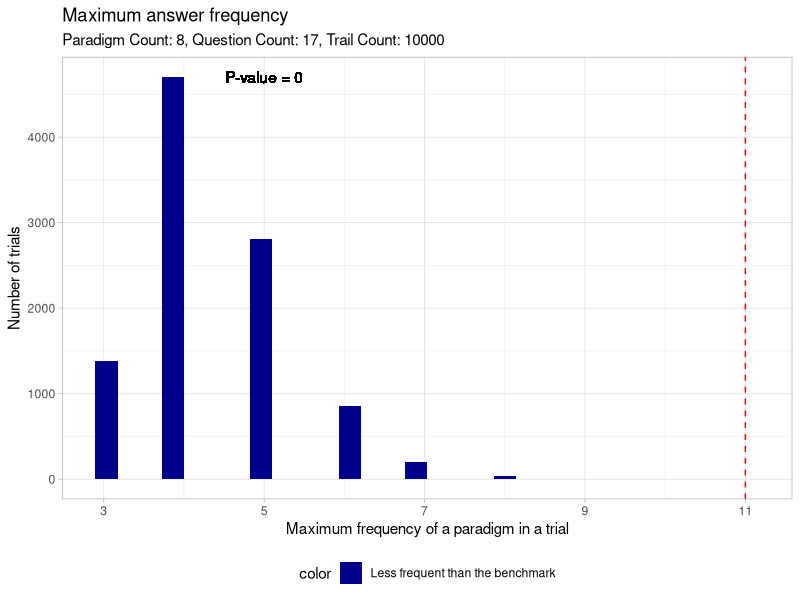
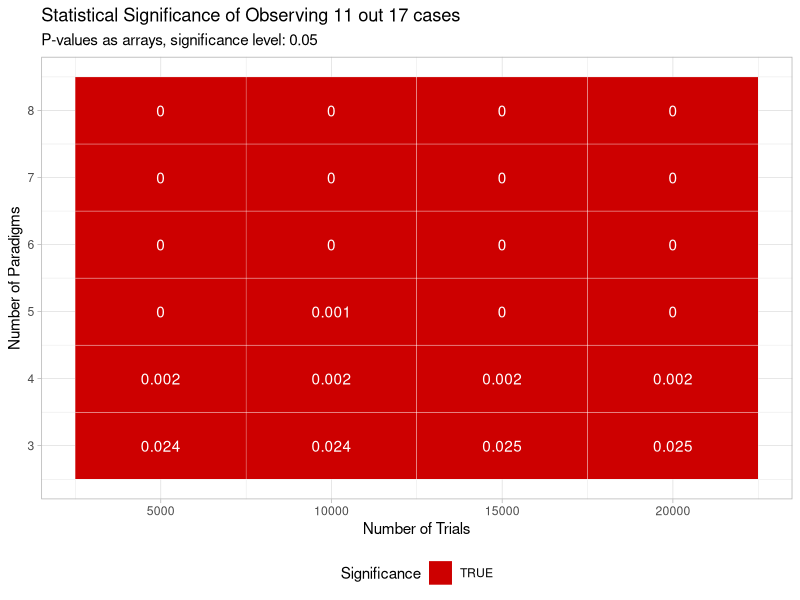
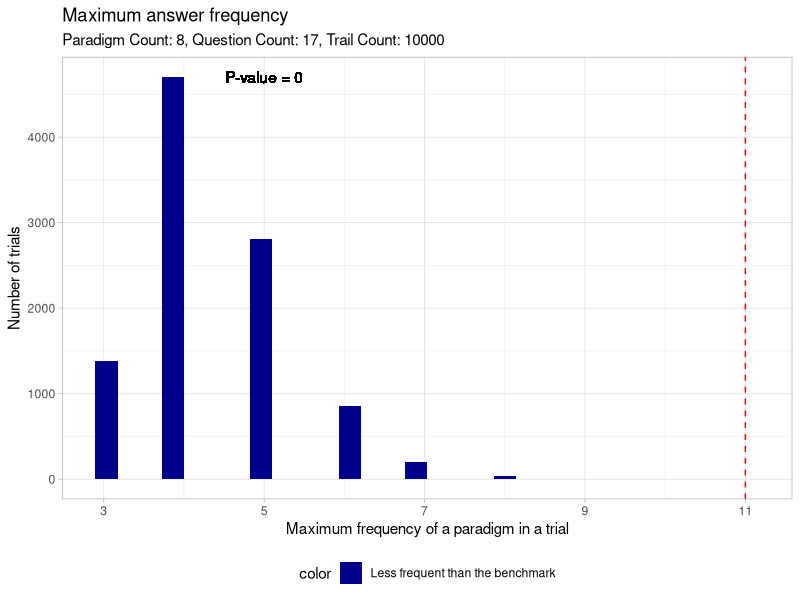
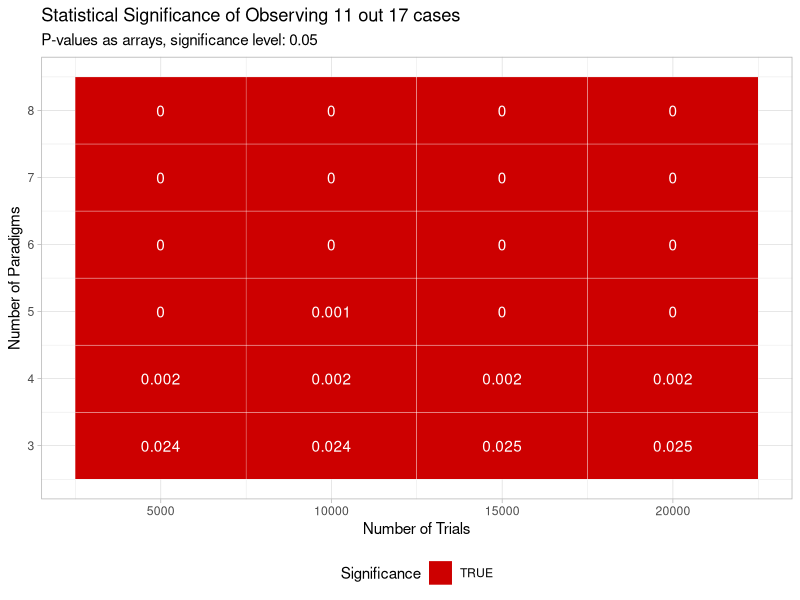

Write R code to recreate these figures, in order.
library(tidyverse)

set.seed(7)
number_of_paradigms <- 8 
number_of_questions <- 17 
number_of_trials <- 10000 
threshold <- 11 # because 5 out of 10 answers are neoclassical according to the GPT evaluation
paradigm_freqs <- vector()
p_value_threshold <- 0.05

for(i in 1:number_of_trials){
  answers_belong_to_paradigms <- sample(x = 1:number_of_paradigms, size = number_of_questions, replace = T)
  # the highest frequency from one paradigm
  freq_of_paradigm_w_the_most_answers <- max(table(answers_belong_to_paradigms))
  # vector of all maximum frequencies
  paradigm_freqs <- c(paradigm_freqs, freq_of_paradigm_w_the_most_answers)
}


paradigm_count_df <- tibble(max_freq = paradigm_freqs) %>% mutate(id = row_number()) %>% relocate(id)

p_value <- 
paradigm_count_df %>%
  count(max_freq) %>% 
  mutate(prob = n / sum(n)) %>% 
  filter(max_freq >= threshold) %>% 
  summarise(final_prob = sum(prob)) %>% 
  pull(final_prob)

text_y <- 
  paradigm_count_df %>%
  count(max_freq) %>% 
  slice_max(order_by = n, n = 1) %>%
  pull(n)

text_x <- 
  paradigm_count_df %>%
  count(max_freq) %>% 
  slice_max(order_by = n, n = 1) %>%
  pull(max_freq)

p_value_text <- paste0("P-value = ",p_value)

paradigm_count_df %>%
  mutate(color = ifelse(max_freq >= threshold, "Benchmark or more extreme","Less frequent than the benchmark" )) %>% 
  ggplot() +
  geom_histogram(aes(x = max_freq, fill = color)) + 
  scale_fill_manual(values = "darkblue") +  # Set fill color
  ggtitle("Maximum answer frequency", paste0("Paradigm Count: ", number_of_paradigms,", Question Count: ", number_of_questions, ", Trail Count: ", number_of_trials)) +
  theme_light() + 
  theme(legend.position = "bottom")  + 
  geom_text(aes(x = text_x + 1, y = text_y),
            label = p_value_text) +
  geom_vline(mapping= aes(xintercept = 11),
             linetype = "dashed",
             color = "red") +
  scale_x_continuous(breaks = seq(1, 17, by = 2)) +  # Set x-axis to odd numbers
  xlab("Maximum frequency of a paradigm in a trial") + 
  ylab("Number of trials")

ggsave(filename = "initial_plot.png",
       device = "png",
       width = 25,
       height = 15,
       units = "cm",
       dpi = "retina")




#--------------------------------------------


final_tbl <- tibble()
for(number_of_trails in c(5000,10000,15000,20000)){
  for(number_of_paradigms in 3:8){
    set.seed(7)
    print(number_of_paradigms)
    # number_of_paradigms <- 8
    print(number_of_trails)
    # number_of_questions <- 10 
    # number_of_trials <- 1000 
    # threshold <- 5 # because 5 out of 10 answers are neoclassical according to the GPT evaluation
    paradigm_freqs <- vector()
    
    for(i in 1:number_of_trails){
      answers_belong_to_paradigms <- sample(x = 1:number_of_paradigms, size = number_of_questions, replace = T)
      # the highest frequency from one paradigm
      freq_of_paradigm_w_the_most_answers <- max(table(answers_belong_to_paradigms))
      # vector of all maximum frequencies
      paradigm_freqs <- c(paradigm_freqs, freq_of_paradigm_w_the_most_answers)
    }
    
    
    paradigm_count_df <- tibble(max_freq = paradigm_freqs) %>% mutate(id = row_number()) %>% relocate(id)
    
    p_value <- 
      paradigm_count_df %>%
      count(max_freq) %>% 
      mutate(prob = n / sum(n)) %>% 
      filter(max_freq >= threshold) %>% 
      summarise(final_prob = sum(prob)) %>% 
      pull(final_prob)
    
    # text_y <- 
    #   paradigm_count_df %>%
    #   count(max_freq) %>% 
    #   slice_max(order_by = n, n = 1) %>%
    #   pull(n)
    
    # text_x <- 
    #   paradigm_count_df %>%
    #   count(max_freq) %>% 
    #   slice_max(order_by = n, n = 1) %>%
    #   pull(max_freq)
    
    # p_value_text <- paste0("P-value = ",p_value)
    
    temp = tibble(number_of_trails = number_of_trails,
                  number_of_paradigm = number_of_paradigms,
                  p_value = p_value)
    
    final_tbl <- 
      final_tbl %>% 
      bind_rows(temp)
    # paradigm_count_df %>%
    #   mutate(color = ifelse(max_freq >= threshold, "Benchmark or more extreme","Less frequent than the benchmark" )) %>% 
    #   ggplot() +
    #   geom_histogram(aes(x = max_freq, fill = color)) + 
    #   ggtitle("Maximum answer frequency", paste0("Paradigm Count: ", number_of_paradigms,", Question Count: ", number_of_questions, ", Trail Count: ", number_of_trials)) +
    #   theme_light() + 
    #   theme(legend.position = "bottom")  + 
    #   geom_text(aes(x = text_x + 1, y = text_y),
    #             label = p_value_text) +
    #   xlab("Maximum Frequency of a paradigm in a trial") + 
    #   ylab("Number of trials")
    
    # ggsave(filename = "initial_plot.png",
    #        device = "png",
    #        width = 25,
    #        height = 15,
    #        units = "cm",
    #        dpi = "retina")
  }
}

final_tbl <- 
final_tbl %>% 
  mutate(id = row_number()) %>% 
  relocate(id) 

final_tbl <- 
final_tbl %>% 
  mutate(significant = p_value < p_value_threshold)

final_tbl %>% 
  mutate(p_value = round(p_value, digits = 3)) %>%
  ggplot() + 
  geom_tile(aes(x = number_of_trails,
                y = number_of_paradigm,
                fill = significant ), 
            color = "white") + 
  geom_text(aes(x = number_of_trails,
                y = number_of_paradigm,
                label = p_value), 
            color = "white") + 
    theme_light() +
    theme(legend.position = "bottom") +
  scale_y_continuous(breaks = seq(3, 8, by = 1)) +  # Set x-axis to odd numbers
  scale_fill_manual(values = "red3") +  # Set fill color
  xlab("Number of Trials") +
  ylab("Number of Paradigms") + 
  ggtitle(label = "Statistical Significance of Observing 11 out 17 cases",
          paste0("P-values as arrays, significance level: ", p_value_threshold)) + 
  guides(fill = guide_legend(title = "Significance"))
  
ggsave(filename = "stat_sig_plot.png",
       device = "png",
       width = 25,
       height = 15,
       units = "cm",
       dpi = "retina")